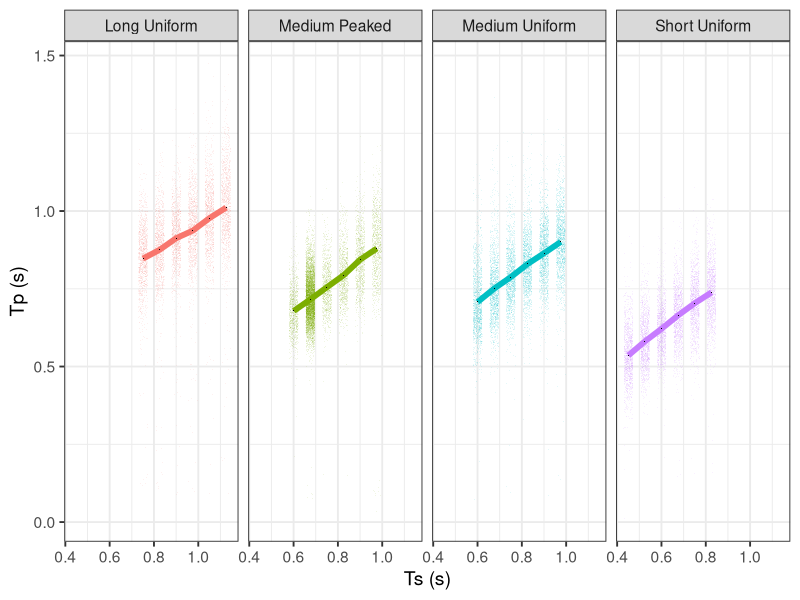
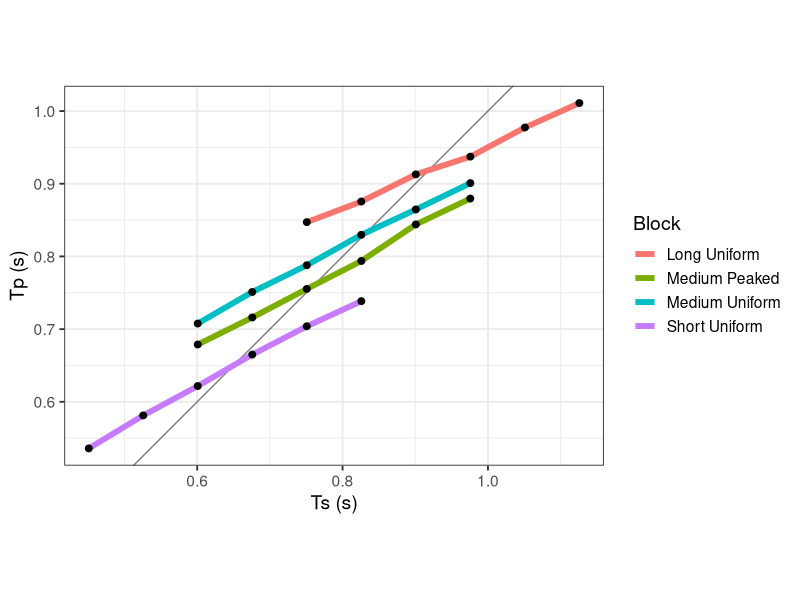

The R source for these figures, in order:
# Analysis of the data from Acerbi et al. (2012)
# Cognitive Modelling: Basic Principles and Methods 20/21

library(data.table)
library(dplyr)
library(ggplot2)

theme_set(theme_bw(base_size = 14))


# Load and prepare data ---------------------------------------------------
d <- fread("dataAcerbi.csv")

str(d)

# There are some rows with missing data, so let's remove those
d[which(is.na(d)),]
d <- na.omit(d)

# Fix column types
d[, Subject := as.factor(Subject)]

# The presented intervals (int) include noise
# For the analysis, make a discrete version
d[, int_d := mean(int), by = .(Block, stim)]

d[,exp:="Exp1"]
d[grep("Medium",d$Block),exp:="Exp2"]

# Plot data ---------------------------------------------------------------

# Calculate average production times
d_avg <- d[, .(resp_subj = mean(resp)), by = .(Block, int_d, Subject)]
d_avg <- d_avg[, .(resp = mean(resp_subj)), by = .(Block, int_d)]

ggplot(d, aes(x = int_d, y = resp, colour = Block, group = Block)) +
  facet_grid(~ Block) +
  geom_jitter(width = .02, height = 0, alpha = .1, pch=".") +
  geom_line(data = d_avg, lwd = 2) +
  geom_point(data = d_avg, colour = "black", size = 2, pch=".") +
  guides(colour = FALSE) +
  labs(x = "Ts (s)", y = "Tp (s)")

ggplot(d, aes(x=int_d,y=resp,colour=Block)) +
  geom_abline(slope=1, alpha=.5) +
  geom_line(data = d_avg, lwd = 2) +
  geom_point(data = d_avg, colour = "black", size = 2) +
  labs(x = "Ts (s)", y = "Tp (s)") +
  coord_fixed()

## ---

# A difference plot like shown in the paper

if (FALSE) {
  d_avg <- d[exp=="Exp2", .(resp = mean(resp)), by = .(stim, Subject,Block)]
  setorder(d_avg,stim,Subject,Block)

  plotdat <- d_avg[Block=="Medium Peaked",]
  plotdat[,diff := d_avg[Block=="Medium Peaked",resp]-d_avg[Block=="Medium Uniform",resp]]

  plotdat <- plotdat[,mean(diff),by=stim]

  plotdat[,plot(V1)]
}

## ---


library(lme4)
library(lmerTest)

expdat <- d[exp=="Exp2",]
expdat[,intdev := int - mean(c(.600,.975))]
expdat[,cond:=ifelse(Block=="Medium Uniform",.5,-.5)]

summary(lmer(resp ~ intdev*cond + (1 | Subject), data=expdat))
